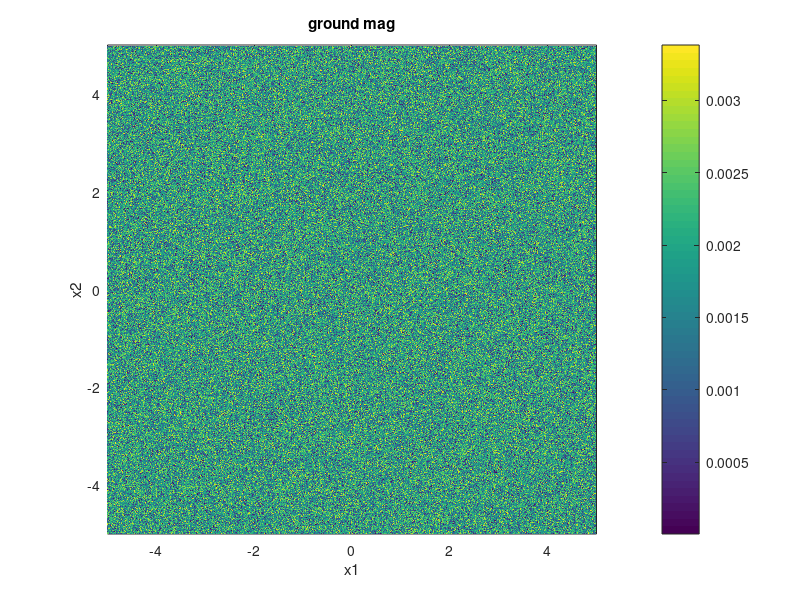
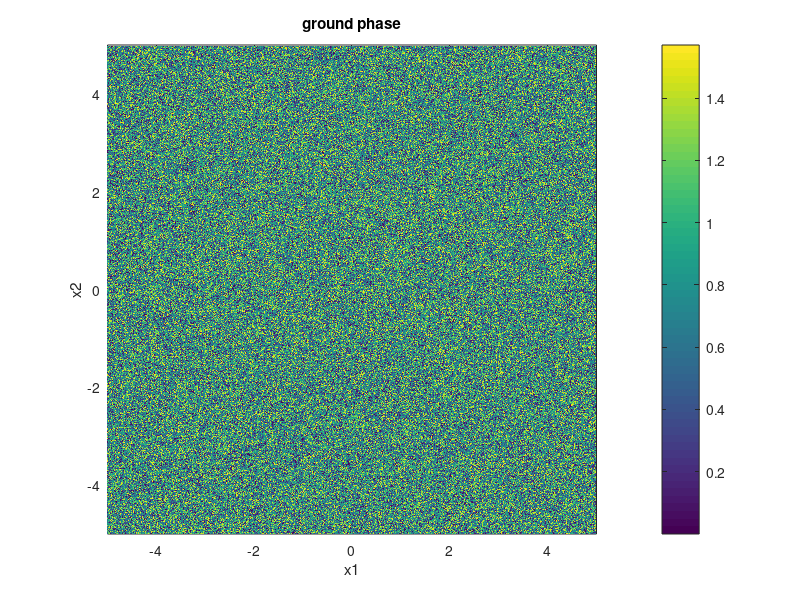

The MATLAB source for these figures, in order: (Note: this script raises an error after producing the figures.)
close all
clear all

% Metric constants

% Hartree atomic units
hbar=1;
%numbers
%angstroms
L = 10;
fs = L/2^9;
m = 1;
N = L/fs;
nmax = 100;
ts = 1;

%x space, momentum space, and time
x = -L/2:fs:L/2-fs;
[x1,x2] = meshgrid(x,x);
k=(-N/2:N/2-1)/L;
%k = fftshift(k);
[k1,k2]=meshgrid(k,k);
%k1 = fftshift(fftshift(k1).').';
%k2 = fftshift(fftshift(k2).').';
tgrid = linspace(0,ts*nmax,nmax+1);

%build hamiltonian
KE = exp(hbar^2/(2*m)*(-(2*pi*k1).^2/(1i*hbar)*ts)+hbar^2/(2*m)*(-(2*pi*k2).^2/(1i*hbar)*ts));
%KE = ones(size(k1));

%Potential numbers
delta = 1;
lambda = 1;
kappa1 = 0;
kappa2 = 0;
absorption_strength = 1;
boundry_size = 2*L;

%electric field params
mu = 1;
E0 = 1;
omega = 1;

%W11 = -delta*x1;
%W22 = delta*x1;
%W12 = @(t)lambda*x2;
%+mu*E0*x1./sqrt(x1.^2+x2.^2+.01)*sin(omega*t);

%VG = @(t)exp(-(.5*(W11+W22)+sqrt((.5*(-W22+W11)).^2+W12(t).^2))/(1i*hbar)*ts);
%VE = @(t)exp(-(.5*(W11+W22)-sqrt((.5*(-W22+W11)).^2+W12(t).^2))/(1i*hbar)*ts);

%VG = -1./(sqrt((x1.^2+x2.^2)/1+1));
%VB = -1i*absorption_strength*(sin(pi*x1/(L))).^2-1i*absorption_strength.*(sin(pi*x2/(L))).^2;

%VG = exp(-x1*0/(1i*hbar)*ts);
%VE = exp(-x1*0/(1i*hbar)*ts);

%VG = exp((VG)/(1i*hbar)*ts);

%build initial wavefunction
%psi0 = (exp(-(x1).^2/20-(x2).^2/20));
%psi0 = psi0/sqrt(sum(sum(sum(psi0.^2*2*L*fs))));
wavefunctionG = rand(size(x1))+rand(size(x1))*1i;
wavefunctionG = wavefunctionG/sqrt(sum(sum(wavefunctionG.*conj(wavefunctionG))));

%wavefunctionE = psi0;

Mag(nmax+1) = struct('cdata',[],'colormap',[]);
Angle(nmax+1) = struct('cdata',[],'colormap',[]);

figure()
%subplot(2,1,1)
pcolor(x1,x2,sqrt(wavefunctionG.*conj(wavefunctionG)))
xlabel('x1')
ylabel('x2')
shading flat
title('ground mag')
colorbar
axis('equal')
axis([-L/2,L/2,-L/2,L/2])
%{
subplot(2,1,2)
pcolor(x1,x2,sqrt(wavefunctionE.*conj(wavefunctionE)))
xlabel('x1')
ylabel('x2')
shading flat
title('excited mag')
colorbar
axis('equal')
axis([-L/2,L/2,-L/2,L/2])
%}
drawnow

Mag(1) = getframe(gcf);

figure()
%subplot(2,1,1)
pcolor(x1,x2,unwrap(angle(wavefunctionG)))
xlabel('x1')
ylabel('x2')
shading flat
title('ground phase')
colorbar
axis('equal')
axis([-L/2,L/2,-L/2,L/2])
%{
subplot(2,1,2)
pcolor(x1,x2,unwrap(angle(wavefunctionE)))
xlabel('x1')
ylabel('x2')
shading flat
title('excited phase')
colorbar
axis('equal')
axis([-L/2,L/2,-L/2,L/2])
%}
drawnow
Angle(1) = getframe(gcf);
%}
%Adiabatic to diabatic transform

%AA11 = cos(.5*atan(2*W12(0)./(W11-W22)));
AA11 = ones(size(wavefunctionG));
%AA12 = sin(.5*atan(2*W12(0)./(W11-W22)));
AA12 = 0;
%AA11(x1==0&x2==0) = cos(.5*atan(lambda/(delta)));
%AA12(x1==0&x2==0) = sin(.5*atan(lambda/(delta)));

DwaveG = AA11.*wavefunctionG;
%- AA12.*wavefunctionE;
%DwaveE = AA12.*wavefunctionG + AA11.*wavefunctionE;

tic
for nn = 1:nmax
    
    %close all
    
    %AA11 = cos(.5*atan(2*W12(tgrid(nn))./(W11-W22)));
    AA11 = ones(size(wavefunctionG));
    %AA12 = sin(.5*atan(2*W12(tgrid(nn))./(W11-W22)));
    AA12 = 0;
    %AA11(x1==0&x2==0) = cos(.5*atan(lambda/(delta)));
    %AA12(x1==0&x2==0) = sin(.5*atan(lambda/(delta)));
    
    momentumG = fft2(DwaveG);
    
    %{
    figure()
    pcolor(k1,k2,abs(momentumG))
    xlabel('k1')
    ylabel('k2')
    shading flat
    title('abs mom')
    colorbar
    axis('equal')
    %axis([-L/2,L/2,-L/2,L/2])
    
    figure()
    pcolor(k1,k2,angle(momentumG))
    xlabel('k1')
    ylabel('k2')
    shading flat
    title('angle mom')
    colorbar
    axis('equal')
    
    figure()
    pcolor(k1,k2,abs(KE.*momentumG))
    xlabel('k1')
    ylabel('k2')
    shading flat
    title('abs ke mom')
    colorbar
    axis('equal')
    
    figure()
    pcolor(k1,k2,angle(KE.*momentumG))
    xlabel('k1')
    ylabel('k2')
    shading flat
    title('angle ke mom')
    colorbar
    axis('equal')
    %}
    
    DwaveG = ifft2(KE.*momentumG);
    %momentumE = (fft2((DwaveE)'));
    %DwaveE = (ifft2((KE.*momentumE)));
    
    AwaveGp = AA11.*DwaveG;
    %+ AA12.*DwaveE;
    %AwaveEp = -AA12.*DwaveG + AA11.*DwaveE;
    
    %wavefunctionG=VG(tgrid(nn)).*AwaveGp;
    %wavefunctionE=VE(tgrid(nn)).*AwaveEp;
    
    wavefunctionG=VG.*AwaveGp;
    %wavefunctionE=VE.*AwaveEp;

    wavefunctionG = wavefunctionG/sqrt(sum(sum(wavefunctionG.*conj(wavefunctionG))));
    
    DwaveG = AA11.*wavefunctionG;
    %- AA12.*wavefunctionE;
    %DwaveE = AA12.*wavefunctionG + AA11.*wavefunctionE;
    
    %DwaveG = DwaveG/sum(sum(sqrt(abs(DwaveG).^2)));
    %DwaveE = DwaveE/sum(sum(sqrt(abs(DwaveE).^2)));
    
    %{
    figure()
    %subplot(2,1,1)
    pcolor(k1,k2,sqrt(real(momentumG.*conj(momentumG))))
    xlabel('x1')
    ylabel('x2')
    shading flat
    title('ground mom')
    colorbar
    axis('equal')
    %axis([-L/2,L/2,-L/2,L/2])
    
    subplot(2,1,2)
    pcolor(k1,k2,sqrt(real(momentumE.*conj(momentumE))))
    xlabel('x1')
    ylabel('x2')
    shading flat
    title('excited mom')
    colorbar
    axis('equal')
    %axis([-L/2,L/2,-L/2,L/2])
    
    drawnow
    pause(2)
    %}
    figure()
    %subplot(2,1,1)
    pcolor(x1,x2,sqrt(real(wavefunctionG.*conj(wavefunctionG))))
    xlabel('x1')
    ylabel('x2')
    shading flat
    title('ground mag')
    colorbar
    axis('equal')
    axis([-L/2,L/2,-L/2,L/2])
    %{
    subplot(2,1,2)
    pcolor(x1,x2,sqrt(real(wavefunctionE.*conj(wavefunctionE))))
    xlabel('x1')
    ylabel('x2')
    shading flat
    title('excited mag')
    colorbar
    axis('equal')
    axis([-L/2,L/2,-L/2,L/2])
    %}
    drawnow
    Mag(nn+1) = getframe(gcf);
    
    figure()
    %subplot(2,1,1)
    pcolor(x1,x2,unwrap(angle(wavefunctionG)))
    xlabel('x1')
    ylabel('x2')
    shading flat
    title('ground phase')
    colorbar
    axis('equal')
    axis([-L/2,L/2,-L/2,L/2])
    %{
    subplot(2,1,2)
    pcolor(x1,x2,unwrap(angle(wavefunctionE)))
    xlabel('x1')
    ylabel('x2')
    shading flat
    title('excited phase')
    colorbar
    axis('equal')
    axis([-L/2,L/2,-L/2,L/2])
    %}
    drawnow
    
    Angle(nn+1) = getframe(gcf);
    %}
end
toc
